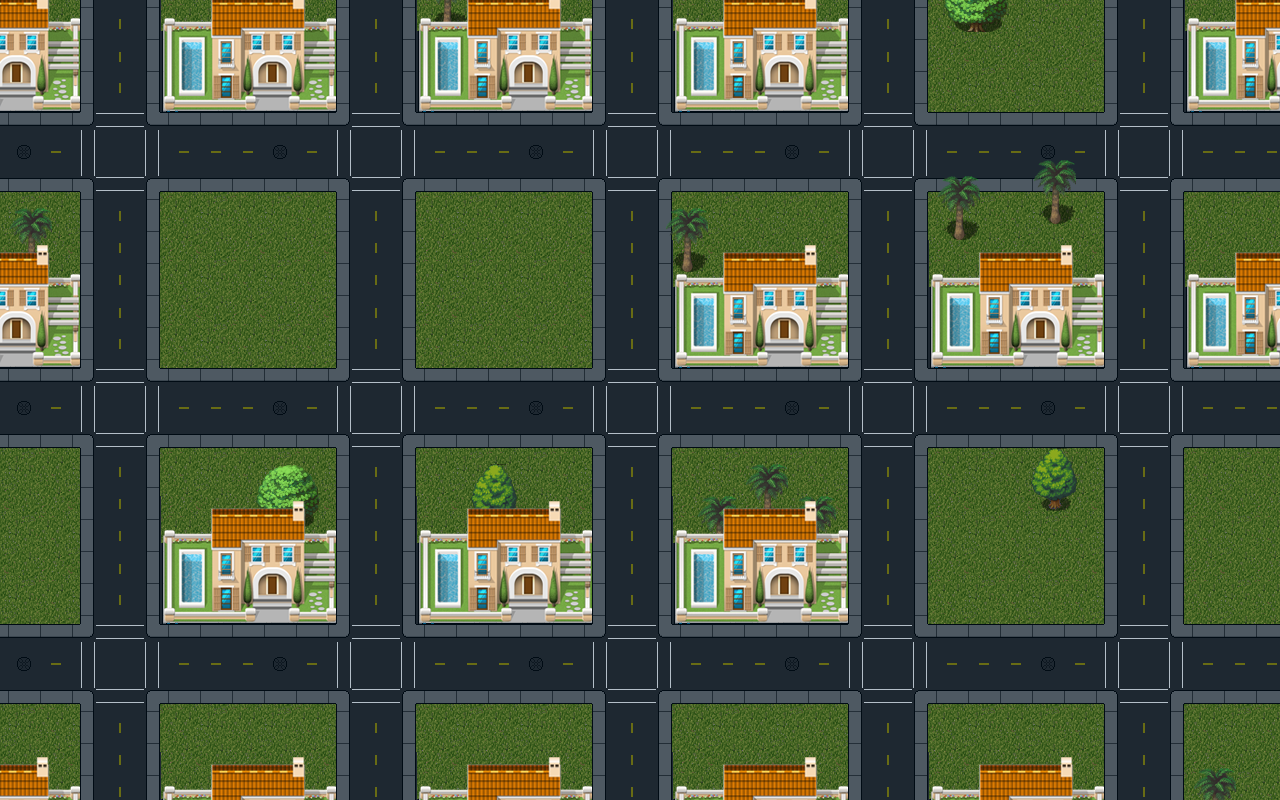

This is a level from a 2D game, rendered from its Tiled map with the project's own tilesets. A one-line summary and the map file follow, with tile-layer data summarised:
An orthogonal 80x50 tile map with 16x16 px tiles, 4 tile layers (Grass, Streets, Trees, City), 4 tilesets.

<map version="1.0" orientation="orthogonal" width="80" height="50" tilewidth="16" tileheight="16">
 <tileset firstgid="1" name="street_tileset" tilewidth="16" tileheight="16">
  <image source="street_tileset.png" width="512" height="512" />
 </tileset>
 <tileset firstgid="1025" name="tiles" tilewidth="16" tileheight="16">
  <image source="tiles.png" width="512" height="512" />
 </tileset>
 <tileset firstgid="2049" name="free_tileset_version_10" tilewidth="32" tileheight="32">
  <image source="free_tileset_version_10.png" width="480" height="1216" />
 </tileset>
 <tileset firstgid="2619" name="trees" tilewidth="16" tileheight="16">
  <image source="trees.png" width="512" height="512" />
 </tileset>
 <layer name="Grass" width="80" height="50">
  <data>[4000 cells, 4000 non-empty, 16 distinct tile ids]</data>
 </layer>
 <layer name="Streets" width="80" height="50">
  <data>[4000 cells, 2075 non-empty, 116 distinct tile ids]</data>
 </layer>
 <layer name="Trees" width="80" height="50">
  <data>[4000 cells, 180 non-empty, 48 distinct tile ids]</data>
 </layer>
 <layer name="City" width="80" height="50">
  <data>[4000 cells, 983 non-empty, 88 distinct tile ids]</data>
 </layer>
</map>
